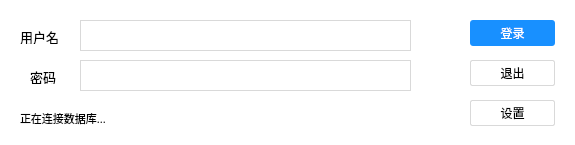
<?xml version="1.0" encoding="UTF-8"?>
<ui version="4.0">
 <class>LoginWindow</class>
 <widget class="QMainWindow" name="LoginWindow">
  <property name="geometry">
   <rect>
    <x>0</x>
    <y>0</y>
    <width>575</width>
    <height>145</height>
   </rect>
  </property>
  <property name="windowTitle">
   <string>商品信息管理系统 - 登录</string>
  </property>
  <property name="styleSheet">
   <string notr="true">QMainWindow {
	background: #fff;
}</string>
  </property>
  <widget class="QWidget" name="centralwidget">
   <widget class="QPushButton" name="loginButton">
    <property name="geometry">
     <rect>
      <x>470</x>
      <y>20</y>
      <width>85</width>
      <height>26</height>
     </rect>
    </property>
    <property name="font">
     <font>
      <family>微软雅黑</family>
     </font>
    </property>
    <property name="styleSheet">
     <string notr="true">#loginButton {
	background: #1890ff;
	border: 0px;
	border-radius: 3px;
	color: #fff;
}

#loginButton:hover {
	background: rgb(64,169,255);
}</string>
    </property>
    <property name="text">
     <string>登录</string>
    </property>
   </widget>
   <widget class="QPushButton" name="exitButton">
    <property name="geometry">
     <rect>
      <x>470</x>
      <y>60</y>
      <width>85</width>
      <height>26</height>
     </rect>
    </property>
    <property name="font">
     <font>
      <family>微软雅黑</family>
     </font>
    </property>
    <property name="styleSheet">
     <string notr="true">#exitButton {
	background: #fff;
	border: 1px solid #d9d9d9;
	border-radius: 2px;
}

#exitButton:hover {
	color: #40a9ff;
	border: 1px solid #40a9ff;
}</string>
    </property>
    <property name="text">
     <string>退出</string>
    </property>
   </widget>
   <widget class="QPushButton" name="settingButton">
    <property name="geometry">
     <rect>
      <x>470</x>
      <y>100</y>
      <width>85</width>
      <height>26</height>
     </rect>
    </property>
    <property name="font">
     <font>
      <family>微软雅黑</family>
     </font>
    </property>
    <property name="styleSheet">
     <string notr="true">#settingButton {
	background: #fff;
	border: 1px solid #d9d9d9;
	border-radius: 2px;
}

#settingButton:hover {
	color: #40a9ff;
	border: 1px solid #40a9ff;
}</string>
    </property>
    <property name="text">
     <string>设置</string>
    </property>
   </widget>
   <widget class="QLabel" name="label">
    <property name="geometry">
     <rect>
      <x>20</x>
      <y>30</y>
      <width>63</width>
      <height>14</height>
     </rect>
    </property>
    <property name="font">
     <font>
      <family>微软雅黑</family>
      <pointsize>10</pointsize>
     </font>
    </property>
    <property name="text">
     <string>用户名</string>
    </property>
   </widget>
   <widget class="QLineEdit" name="usernameEdit">
    <property name="geometry">
     <rect>
      <x>80</x>
      <y>20</y>
      <width>331</width>
      <height>31</height>
     </rect>
    </property>
    <property name="styleSheet">
     <string notr="true">QLineEdit {
	border: 1px solid #d9d9d9;
}
QLineEdit:focus {
	border: 1px solid #40a9ff;
}</string>
    </property>
   </widget>
   <widget class="QLabel" name="label_2">
    <property name="geometry">
     <rect>
      <x>30</x>
      <y>70</y>
      <width>63</width>
      <height>14</height>
     </rect>
    </property>
    <property name="font">
     <font>
      <family>微软雅黑</family>
      <pointsize>10</pointsize>
     </font>
    </property>
    <property name="text">
     <string>密码</string>
    </property>
   </widget>
   <widget class="QLineEdit" name="passwordEdit">
    <property name="geometry">
     <rect>
      <x>80</x>
      <y>60</y>
      <width>331</width>
      <height>31</height>
     </rect>
    </property>
    <property name="styleSheet">
     <string notr="true">QLineEdit {
	border: 1px solid #d9d9d9;
}
QLineEdit:focus {
	border: 1px solid #40a9ff;
}</string>
    </property>
    <property name="echoMode">
     <enum>QLineEdit::Password</enum>
    </property>
   </widget>
   <widget class="QLabel" name="dbAddrLabel">
    <property name="geometry">
     <rect>
      <x>20</x>
      <y>110</y>
      <width>391</width>
      <height>16</height>
     </rect>
    </property>
    <property name="font">
     <font>
      <family>微软雅黑</family>
      <pointsize>8</pointsize>
     </font>
    </property>
    <property name="text">
     <string>正在连接数据库...</string>
    </property>
   </widget>
  </widget>
 </widget>
 <resources/>
 <connections/>
</ui>
